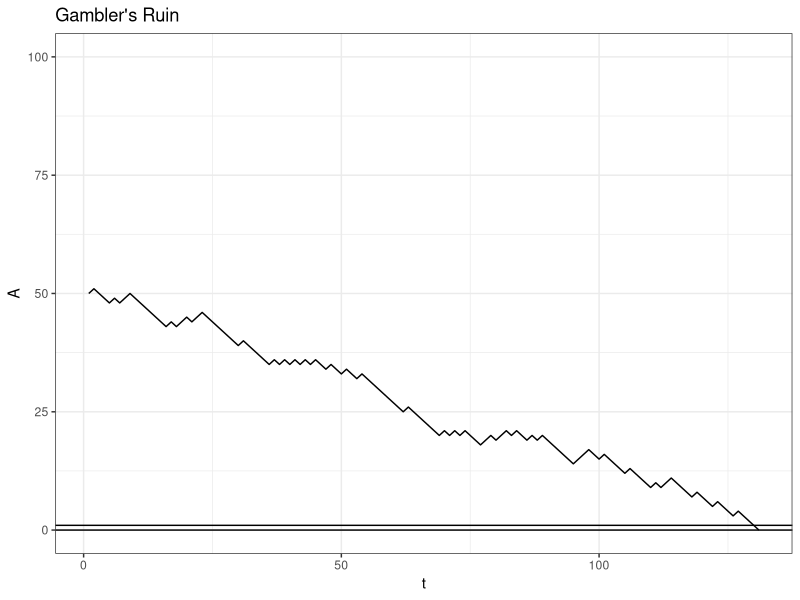

Write R code to recreate this figure.
library(data.table)
library(ggplot2)
set.seed(0)

FUN_ruin <- function(p, N, j) {
  
  # loop
  while (TRUE) {
    
    
    # break condition
    if (j[length(j)] == N || j[length(j)] == 0) {
      return(j)
    }
    
    # iterate
    const_play <- rbinom(1, 1, p)
    
    if (const_play == 1) {
      j <- c(j, j[length(j)] + 1)
    }
    
    if (const_play == 0) {
      j <- c(j, j[length(j)] - 1)
    }
  }
}


FUN_ruinprob <- function(N, p, j) {
  
  # edge cases
  if (p == 0) {
    return(0)
  }
  
  if (p == 1) {
    return(1)
  }
  if (p == 1 / 2) {
    return(j / N)
  }
  
  q <- 1 - p
  return((1 - (q / p) ^ j) / (1 - (q / p) ^ N))
}

FUN_ruinprob(100,0.3,50)

data <- data.table(A=FUN_ruin(p = .3, N = 100, j = 50))
data$t <- 1:nrow(data)
data
ggplot(data, aes(x = t, y = A)) +
  geom_line() +
  ggtitle("Gambler's Ruin") +
  theme_bw() + ylim(c(0, 100)) +
  geom_hline(yintercept = 0) +
  geom_hline(yintercept = 1)